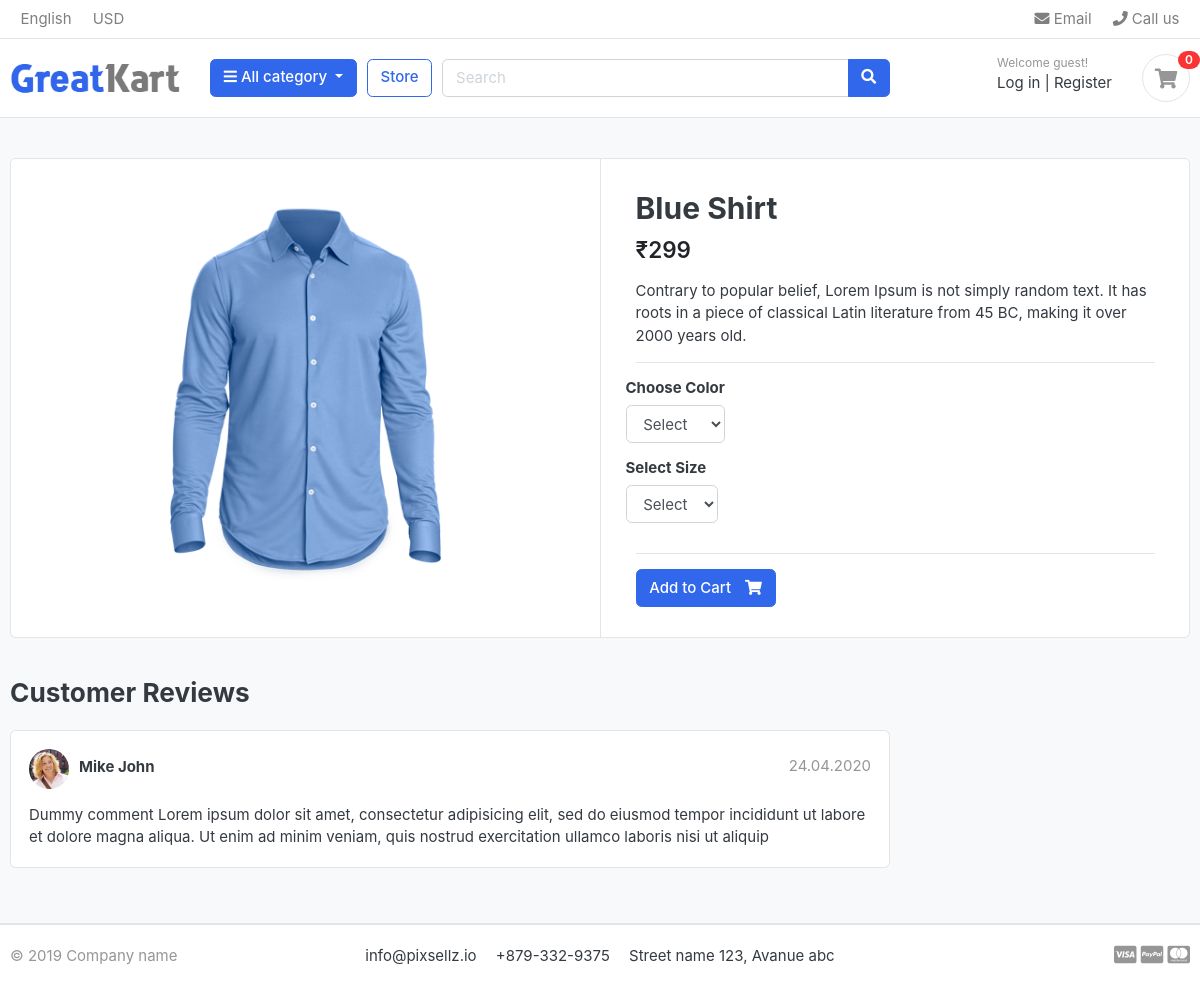
Screenshot of /store/category/shirts/blue-shirt/ with the database file from the repository.
### store/models.py (models this page shows, shortened)
class Product(models.Model):
    product_name     = models.CharField(max_length=100, unique=True)
    slug             = models.CharField(max_length=100, unique=True)
    description      = models.TextField(max_length=255, blank=True)
    price            = models.IntegerField()
    product_images   = models.ImageField(upload_to='photos/products')
    stock            = models.IntegerField()
    is_available     = models.BooleanField(default=True)
    category         = models.ForeignKey(Category, on_delete=models.CASCADE)
    created_at       = models.DateTimeField(auto_now_add=True)
    updated_at       = models.DateTimeField(auto_now=True)

### store/views.py (the view)
# urls.py: path('category/<slug:category_slug>/<slug:product_slug>/', views.product_detail, name='product_detail'),
def product_detail(request, category_slug, product_slug):
    try:
        single_product = Product.objects.get(category__slug=category_slug, slug=product_slug)
        in_cart = CartItem.objects.filter(cart__cart_id=_cart_id(request), product=single_product).exists()
    except Exception as e:
        raise e
    context = {
        "single_product": single_product,
        "in_cart": in_cart
    }
    return render(request, 'store/product_detail.html', context)

### carts/context_processors.py (called while the page is built)
def counter(request):
    cart_count = 0
    if 'admin' in request.path:
        return {}
    else:
        try:
            cart = Cart.objects.filter(cart_id=_cart_id(request))
            if request.user.is_authenticated:
                cart_items = CartItem.objects.all().filter(user=request.user)
            else:
                cart_items = CartItem.objects.all().filter(cart=cart[:1])
            for cart_item in cart_items:
                cart_count += cart_item.quantity
        except Cart.DoesNotExist:
            cart_count = 0
    return dict(cart_count=cart_count)

### carts/views.py (called while the page is built)
def _cart_id(request):
    cart = request.session.session_key
    if not cart:
        cart = request.session.create() # create the cart id present in the session id
    return cart

### category/context_processors.py (called while the page is built)
def menu_links(request):
    links = Category.objects.all()
    return dict(links=links)

### category/models.py (called while the page is built)
    def get_url(self):
        return reverse('products_by_category', args=[self.slug])

### store/models.py (called while the page is built)
    def colors(self):
        return super(VariationManager, self).filter(variation_category='color', is_active=True)

    def sizes(self):
        return super(VariationManager, self).filter(variation_category='size', is_active=True)

### templates/store/product_detail.html (shortened to what this page needs)
{% extends "base.html" %}
{% block content %}
{% load static %}
<section class="section-content padding-y bg">
<div class="container">
<div class="card">
	<div class="row no-gutters">
		<aside class="col-md-6">
<article class="gallery-wrap">
	<div class="img-big-wrap">
	   <a href="#"><img src="{{ single_product.product_images.url }}"></a>
	</div>
</article>
		</aside>
		<main class="col-md-6 border-left">
			<form action="{% url "add_cart" single_product.id %}" method="POST">
				<article class="content-body">
				<h2 class="title">{{ single_product.product_name }}</h2>
				<div class="mb-3">
					<var class="price h4">₹{{ single_product.price }}</var>
				</div>
				<p>{{ single_product.description }}</p>
				<hr>
					<div class="row">
						<div class="item-option-select">
							<h6>Choose Color</h6>
							<select name="color" class="form-control" required>
								<option value="" disabled selected>Select</option>
							</select>
						</div>
					</div>
					<div class="row">
						<div class="item-option-select">
							<h6>Select Size</h6>
							<select name="size" class="form-control">
								<option value="" disabled selected>Select</option>
							</select>
						</div>
					</div>
				<hr>
					{% if single_product.stock <= 0 %}
						<h5 class="text-danger">Out of Stock</h5>
					{% else %}
					<button type="submit" class="btn  btn-primary"> <span class="text">Add to Cart</span> <i class="fas fa-shopping-cart"></i></button>
					{% endif %}
				</article>
			</form>
		</main>
	</div>
</div>
<br>
<div class="row">
			<div class="col-md-9">
	<header class="section-heading">
		<h3>Customer Reviews </h3>
	</header>
	<article class="box mb-3">
		<div class="icontext w-100">
			<img src="./images/avatars/avatar1.jpg" class="img-xs icon rounded-circle">
			<div class="text">
				<span class="date text-muted float-md-right">24.04.2020 </span>
				<h6 class="mb-1">Mike John </h6>
			</div>
		</div>
		<div class="mt-3">
			<p>
				Dummy comment Lorem ipsum dolor sit amet, consectetur adipisicing elit, sed do eiusmod
				tempor incididunt ut labore et dolore magna aliqua. Ut enim ad minim veniam,
				quis nostrud exercitation ullamco laboris nisi ut aliquip
			</p>
		</div>
	</article>
	</div>
</div>
</div>
</section>
{% endblock%}

### static/css/ui.css (style rules this page uses)
html { font-family: "Inter", sans-serif; font-size: 15px; }
.content-body { flex: 1 1 auto; padding: 2rem 2.3rem; }
.img-xs, .img-sm, .img-md, .img-lg { -o-object-fit: cover; object-fit: cover; flex-shrink: 0; flex-grow: 0; }
.img-xs { width: 40px; height: 40px; }
.padding-y { padding-top: 40px; padding-bottom: 40px; }
var { font-style: normal; }
article:after, .form-group:after { display: block; clear: both; content: ""; }
.bg { background-color: #f8f9fa; }
.section-heading { margin-bottom: 20px; margin-top: 15px; }
p:last-child { margin-bottom: 0; }
.btn .text + i { margin-left: 10px; }
.icontext { display: inline-flex; align-items: center; vertical-align: middle; }
.icontext .text { width: 100%; line-height: 1.2; }
.icontext .icon { position: relative; margin-right: 10px; flex-shrink: 0; flex-grow: 0; }
.price { font-weight: 600; color: #212529; }
.box { padding: 18px; background: #fff; border-radius: 0.37rem; border: 1px solid #e4e4e4; }
.box img { max-width: 100%; }
.gallery-wrap .img-big-wrap { margin-bottom: 10px; border-radius: 0.37rem; overflow: hidden; background-color: #fff; }
.gallery-wrap .img-big-wrap a { text-align: center; display: block; }
.gallery-wrap .img-big-wrap img { height: 450px; width: auto; display: inline-block; }
.item-option-select { margin-bottom: 1rem; display: inline-block; margin-right: 15px; }

### rows the page displays
Product: product_images (picture), product_name "Blue Shirt", price "299", description "Contrary to popular belief, Lorem Ipsum is not simply random text. It has roots in a piece of classical Latin literature from 45 BC, making it over 2000 years old."

### other values shown
{{ cart_count }} "0"
